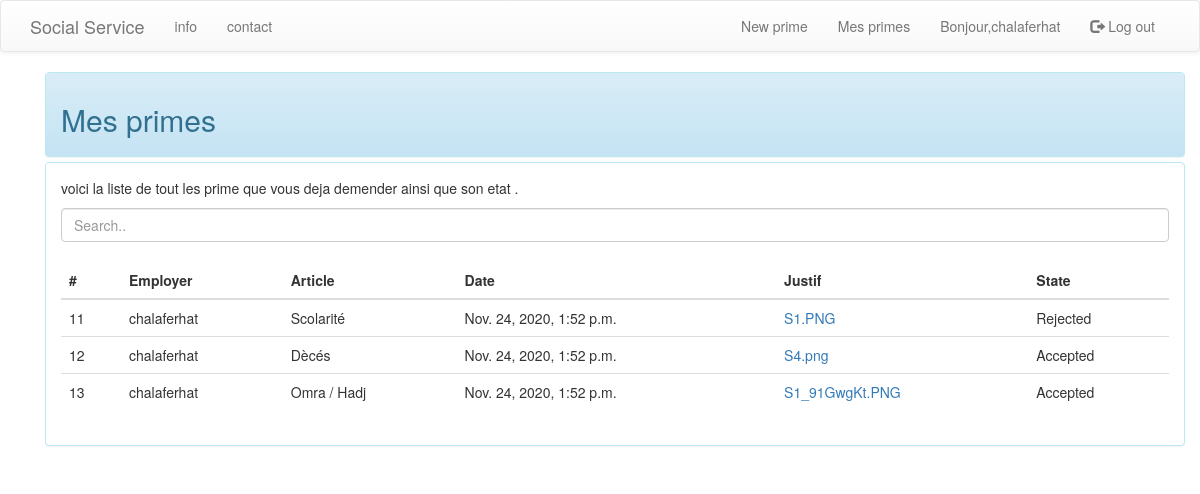
Page /app/primes/ (signed in) on the committed database.
### App/models.py (models this page shows, shortened)
class Prime(models.Model):
    employer = models.ForeignKey('auth.User',related_name='primes',on_delete=models.CASCADE)
    article = models.ForeignKey('Article',related_name='primes_article',on_delete=models.CASCADE)
    created_date = models.DateTimeField(default=timezone.now)
    justif = models.ImageField(blank=True, null=True)
    ENATTENT = 'En attent'
    ACCEPTED = 'Accepted'
    REJECTED = 'Rejected'
    STATE_CHOICES = [
        (ENATTENT, 'En attent'),
        (ACCEPTED, 'Accepted'),
        (REJECTED, 'Rejected'),
    ]
    state = models.CharField(
        max_length=10,
        choices=STATE_CHOICES,
        default=ENATTENT,
    )

class Article(models.Model):
    name = models.CharField(max_length=200)
    montant = models.IntegerField()
    def __str__(self):
        return self.name

### App/views.py (the view)
# urls.py: path('primes/',views.PrimeListView.as_view(),name='prime_list'),
class PrimeListView(LoginRequiredMixin,ListView):
    login_url = '/login/'
    redirect_field_name = 'App/prime_list.html'
    model = Prime

### App/templates/App/prime_list.html (shortened to what this page needs)
{% extends 'App/base.html' %}
{% block content %}
<div class="container">
<div class="panel-group">
  <div class="panel panel-info">
    <div class="panel-heading"><h2>Mes primes</h2></div>
  </div>
  <div class="panel panel-info">
    <div class="panel-body">
        <p>voici la liste de tout les prime que vous deja demender ainsi que son etat .</p>
        <input class="form-control" id="myInput" type="text" placeholder="Search..">
        <br>
        <div class="table-responsive">
        <table class="table">
          <thead>
            <tr>
              <th>#</th>
              <th>Employer</th>
              <th>Article</th>
              <th>Date</th>
              <th>Justif</th>
              <th>State</th>
            </tr>
          </thead>
          <tbody id="myTable">
            {% for prime in user.primes.all %}
            <tr>
              <td>{{prime.id}}</td>
              <td>{{user.username}}</td>
              <td>{{prime.article}}</td>
              <td>{{prime.created_date}}</td>
              <td><a href="#">{{prime.justif}}</a></td>
              <td>{{prime.state}}</td>
            </tr>
            {% endfor %}
          </tbody>
        </table>
        </div>
    </div>
  </div>
</div>
</div>
{% endblock %}

### App/templates/App/base.html (shortened to what this page needs)
<!DOCTYPE html>
{% load static %}
<html lang="en">
<head>
    <link rel="stylesheet" href="https://stackpath.bootstrapcdn.com/bootstrap/3.4.1/css/bootstrap.min.css">
    <link rel="stylesheet" href="https://stackpath.bootstrapcdn.com/bootstrap/3.4.1/css/bootstrap-theme.min.css">
    <link rel="stylesheet" href="https://maxcdn.bootstrapcdn.com/bootstrap/3.4.1/css/bootstrap.min.css">
    <link rel="stylesheet" href="{% static 'css/blog.css'%}">
</head>
<body>
    <nav class="navbar navbar-default ">
        <div class="container">
            <div class="navbar-header">
                <a class="navbar-brand" href="#">Social Service</a>
            </div>
            <div class="collapse navbar-collapse" id="bs-example-navbar-collapse-1">
                <ul class="nav navbar-nav">
                    <li><a href="{% url 'info' %}">info</a></li>
                    <li><a href="#">contact</a></li>
                </ul>
                <ul class="nav navbar-nav navbar-right">
                    {% if user.is_authenticated %}
                    <li><a href="{% url 'prime_new' %}">New prime</a></li>
                    <li><a href="{% url 'prime_list' %}">Mes primes</a></li>
                    <li><a href="#"> Bonjour,{{ user.username }}</a></li>
                    <li><a href="{% url 'logout' %}"><span class="glyphicon glyphicon-log-out"></span> Log out </a></li>
                    {% else %}
                    <li><a class="nav navbar-right" href="{% url 'login' %}">  <span class="glyphicon glyphicon-user"></span> Log in</a></li>
                    {% endif %}
                </ul>
            </div>
        </div>
    </nav>
    <div class="container">
        {% block content %}
        {% endblock %}
    </div>
</body>
</html>

### rows in the picture
Prime: id "11", article "Scolarité", created_date "Nov. 24, 2020, 1:52 p.m.", justif "S1.PNG", state "Rejected"
Prime: id "12", article "Dècés", created_date "Nov. 24, 2020, 1:52 p.m.", justif "S4.png", state "Accepted"
Prime: id "13", article "Omra / Hadj", created_date "Nov. 24, 2020, 1:52 p.m.", justif "S1_91GwgKt.PNG", state "Accepted"

### other values in the picture
{{ user.username }} "chalaferhat"
